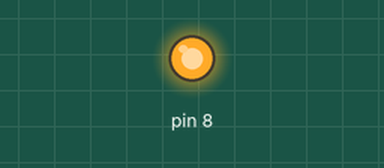
Bench run of a sketch on a simulated Arduino Uno, built with avr-gcc and run on an emulated ATmega328P. Parts: output pins drawn as LEDs (lit = HIGH).

Above: at 2.1 s.
At 4.1 s:
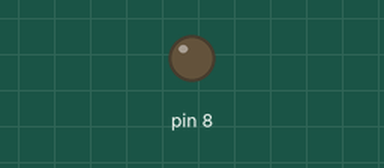
Timing chart, 0 to 5.6 s (numbered marks = the images above):
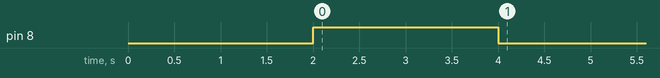

The sketch:

SendHighPin5.ino
```cpp
void setup() {
  // put your setup code here, to run once:
  pinMode(8,OUTPUT);
  delay(2000);
  digitalWrite(8,HIGH);
  delay(2000);
  digitalWrite(8,LOW);
}

void loop() {
  // put your main code here, to run repeatedly:

}
```
